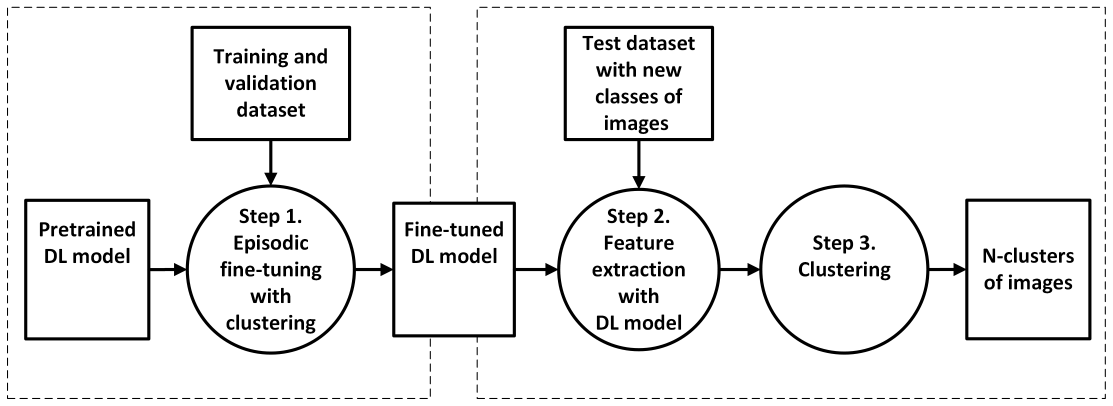
#> input picture ClusterPipelineV2.png, 3338 x 1218 px (shown at 1/3 size); its folder holds only this picture in this run
$ python -i ClusteringSIFT.py   (imports and definitions only)
#> lines starting #> are read from the running program, lines starting #| are printed output that depends on the picture
# -*- coding: utf-8 -*-
"""
Created on Fri May  3 10:59:11 2024

@author: Kim Bjerge proposed by ChatGPT
"""

import cv2
import os
import numpy as np
from sklearn.cluster import KMeans
from sklearn.preprocessing import StandardScaler
from sklearn.decomposition import PCA
import matplotlib.pyplot as plt

#image_size = 224
image_size = 512
num_features = 100
num_pca_components = 55

def extract_features(image_path):
#> called with image_path = 'ClusterPipelineV2.png'
    image = cv2.imread(image_path)
#> image is the input picture: shape (1218, 3338, 3); min 0, max 255, mean 239.2
    image = cv2.resize(image, (image_size, image_size))
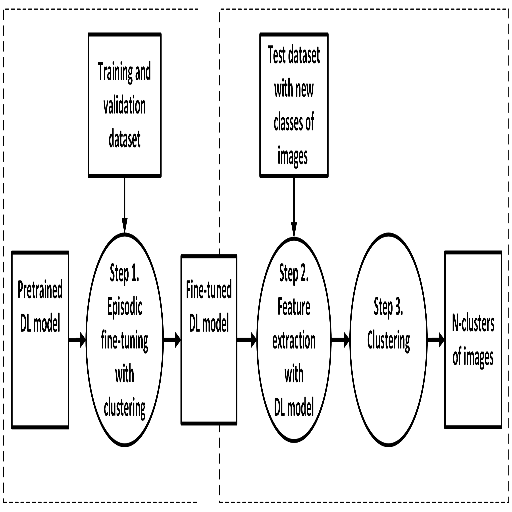
#> image: shape (512, 512, 3); min 0, max 255, mean 238.8
    gray = cv2.cvtColor(image, cv2.COLOR_BGR2GRAY)
    sift = cv2.SIFT_create(nfeatures=num_features)
    keypoints, descriptors = sift.detectAndCompute(gray, None)
#> keypoints = 101 keypoints; strongest (x, y, size): (110, 298, 2.5), (283, 414, 2.3), (112, 264, 2), (100, 63, 2.9)
    feat = descriptors[0:num_features][:] # Only use first 100 features
    #print(feat.shape)
    featFlattend = np.ndarray.flatten(feat)
#> featFlattend = 12800 values, max 150 at index 3371, min 0 at index 0, mean 27.4
    #return descriptors
    return featFlattend

def cluster_images(image_paths, n_clusters):

    features = []
    for path in image_paths:
        feat = extract_features(path)
        #print(feat.shape)
        #features.extend(featFlattend)
        features.append(feat)

    # Standardize features
    scaler = StandardScaler() # removing the mean and scaling to unit variance
    features_scaled = scaler.fit_transform(features)

    # Reduce dimensionality with PCA
    pca = PCA(n_components=num_pca_components)  # Adjust the number of components as needed, feature reduction by 100
    features_pca = pca.fit_transform(features_scaled)

    # Perform KMeans clustering
    kmeans = KMeans(n_clusters=n_clusters)
    #kmeans.fit(features_pca)
    cluster_kmeans = kmeans.fit(features_pca).predict(features_pca)

    return cluster_kmeans, image_paths

# [21 lines of commented-out code are left out]
# [15 lines not run here, left out]
    # [12 lines of commented-out code are left out]

>>> result = extract_features('ClusterPipelineV2.png')
#> result has the same summary as featFlattend in extract_features
